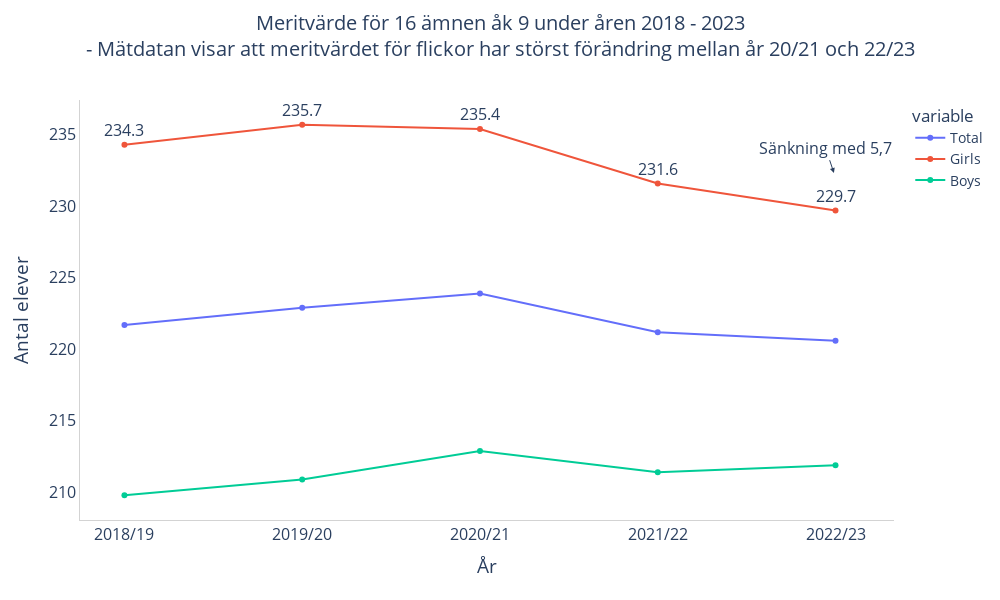

Notebook cell for this chart:
### Code cell
# B) MED PLOTLY

# Creates a new DataFrame
df_plotly_2 = pd.DataFrame({
    "Year": years,
    "Total": mean_T.tolist(),
    "Girls": mean_G.tolist(),
    "Boys": Mean_B.tolist()
})

fig_2 = px.line(df_plotly_2, x="Year", y=["Total", "Girls", "Boys"], markers=True, title="Meritvärde för 16 ämnen åk 9 under åren 2018 - 2023")

# Adjusts axel descriptions
fig_2.update_layout(xaxis_title="År", yaxis_title="Antal elever", font=dict(size=16))

# Adds legend with description of whats what
fig_2.update_layout(showlegend=True)

# Adds grid
fig_2.update_layout(xaxis=dict(showgrid=True, gridwidth=1, gridcolor="LightGray"),
                   yaxis=dict(showgrid=True, gridwidth=1, gridcolor="LightGray"))

# Removes top and right line
fig_2.update_layout(xaxis=dict(showline=True, showgrid=False, linecolor="Lightgray", linewidth=1),
                    yaxis=dict(showline=True, showgrid=False, linecolor="Lightgray", linewidth=1))

# Updates to change fig size
fig_2.update_layout(height=600, width=1000)
fig_2.update_layout(legend=dict(font=dict(size=14)))

# Adds values for girls line 
for trace in fig_2.data:
    if "Girls" in trace.name:
        trace.update(mode="markers+lines+text", textposition="top center", text=trace.y)
        punkt_3 = trace.y[2]
        punkt_5 = trace.y[4]
    else:
        # No text/values on the other lines
        trace.update(mode="markers+lines")

fig_2.update_layout(
    title={
        "text": "Meritvärde för 16 ämnen åk 9 under åren 2018 - 2023<br>"
                "- Mätdatan visar att meritvärdet för flickor har störst förändring mellan år 20/21 och 22/23",
        # Adjusts text and changes the vertical position of the title
        "y": 0.95,
        # Adjusts text and changes the horisontal position of the title
        "x": 0.5,
        "xanchor": "center",
        "yanchor": "top",
        "font_size": 20})

# add a text callout with arrow
fig_2.add_annotation(text="Sänkning med 5,7", x="2022/23", y=232, arrowhead=2, showarrow=True, standoff=5)
fig_2.update_layout(plot_bgcolor="white", paper_bgcolor="white")

#fig_2.write_html("meritvarde_1b_plot.html")
fig_2.show()

### Figure 1 — Plotly figure (JSON) as saved in the notebook; plotly's stock layout.template omitted (floating-point values rounded to 4 significant figures)
{"data": [{"hovertemplate": "variable=Total<br>Year=%{x}<br>value=%{y}<extra></extra>", "legendgroup": "Total", "line": {"color": "#636efa", "dash": "solid"}, "marker": {"symbol": "circle"}, "mode": "markers+lines", "name": "Total", "orientation": "v", "showlegend": true, "type": "scatter", "x": ["2018/19", "2019/20", "2020/21", "2021/22", "2022/23"], "xaxis": "x", "y": [221.7, 222.9, 223.9, 221.2, 220.6], "yaxis": "y"}, {"hovertemplate": "variable=Girls<br>Year=%{x}<br>value=%{y}<extra></extra>", "legendgroup": "Girls", "line": {"color": "#EF553B", "dash": "solid"}, "marker": {"symbol": "circle"}, "mode": "markers+lines+text", "name": "Girls", "orientation": "v", "showlegend": true, "text": [234.3, 235.7, 235.4, 231.6, 229.7], "textposition": "top center", "type": "scatter", "x": ["2018/19", "2019/20", "2020/21", "2021/22", "2022/23"], "xaxis": "x", "y": [234.3, 235.7, 235.4, 231.6, 229.7], "yaxis": "y"}, {"hovertemplate": "variable=Boys<br>Year=%{x}<br>value=%{y}<extra></extra>", "legendgroup": "Boys", "line": {"color": "#00cc96", "dash": "solid"}, "marker": {"symbol": "circle"}, "mode": "markers+lines", "name": "Boys", "orientation": "v", "showlegend": true, "type": "scatter", "x": ["2018/19", "2019/20", "2020/21", "2021/22", "2022/23"], "xaxis": "x", "y": [209.8, 210.9, 212.9, 211.4, 211.9], "yaxis": "y"}], "layout": {"annotations": [{"arrowhead": 2, "showarrow": true, "standoff": 5, "text": "Sänkning med 5,7", "x": "2022/23", "y": 232}], "font": {"size": 16}, "height": 600, "legend": {"font": {"size": 14}, "title": {"text": "variable"}, "tracegroupgap": 0}, "paper_bgcolor": "white", "plot_bgcolor": "white", "showlegend": true, "title": {"font": {"size": 20}, "text": "Meritvärde för 16 ämnen åk 9 under åren 2018 - 2023<br>- Mätdatan visar att meritvärdet för flickor har störst förändring mellan år 20/21 och 22/23", "x": 0.5, "xanchor": "center", "y": 0.95, "yanchor": "top"}, "width": 1000, "xaxis": {"anchor": "y", "domain": [0, 1], "gridcolor": "LightGray", "gridwidth": 1, "linecolor": "Lightgray", "linewidth": 1, "showgrid": false, "showline": true, "title": {"text": "År"}}, "yaxis": {"anchor": "x", "domain": [0, 1], "gridcolor": "LightGray", "gridwidth": 1, "linecolor": "Lightgray", "linewidth": 1, "showgrid": false, "showline": true, "title": {"text": "Antal elever"}}}}
